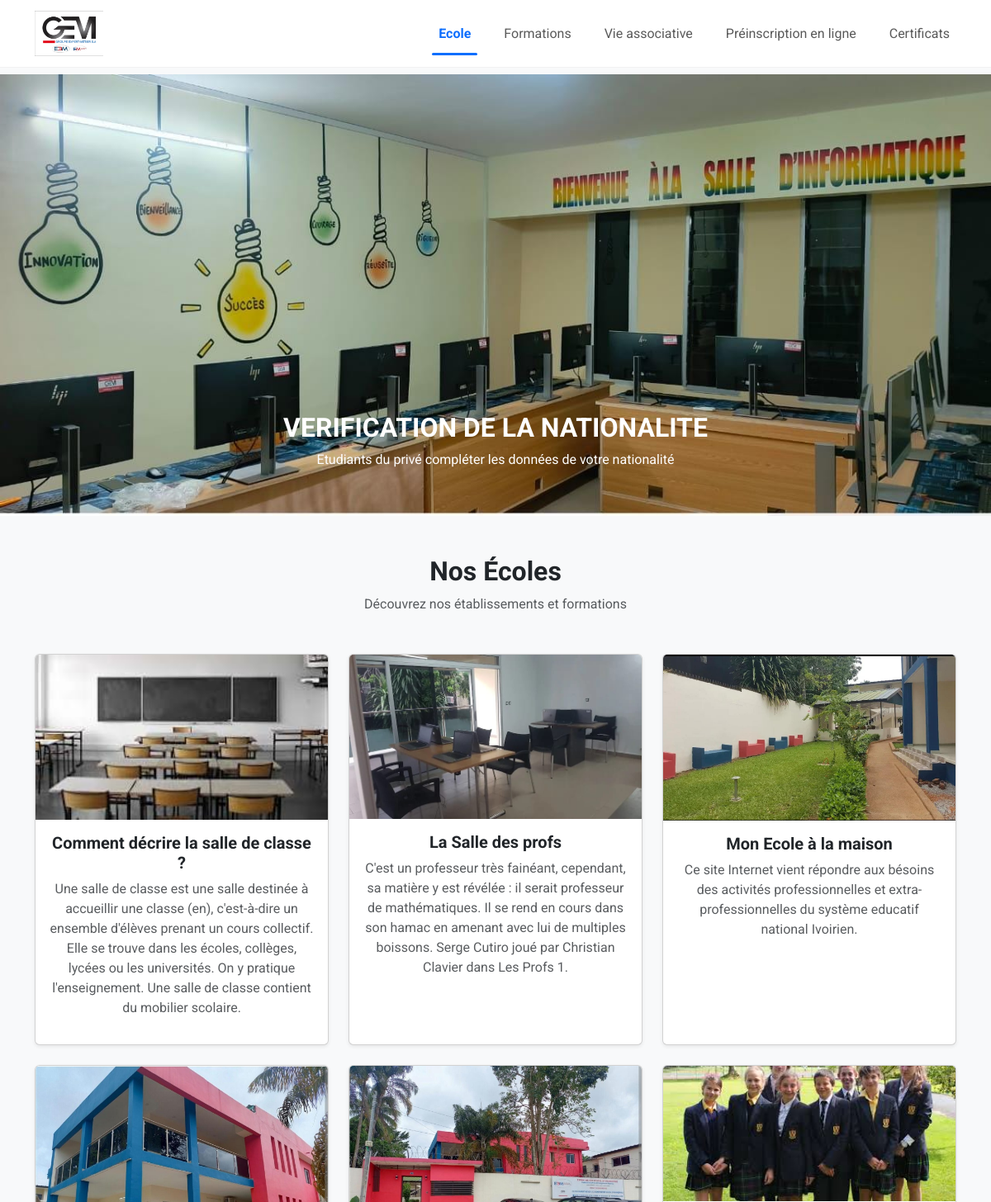
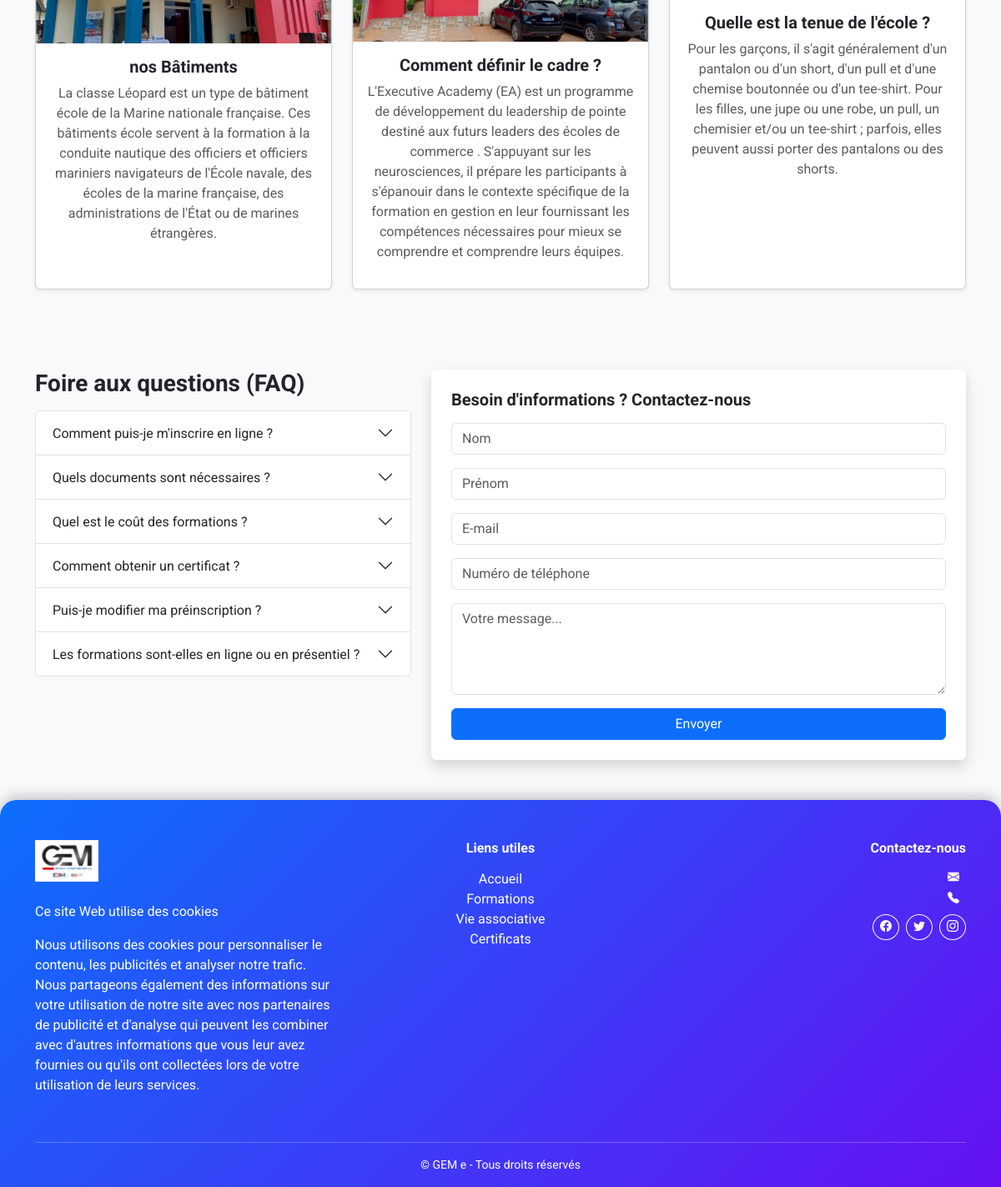
The page / on the database its author committed (2 pictures, top to bottom).
### myapp/models.py (models this page shows, shortened)
class HomePage(models.Model):
    site_name = models.CharField(max_length=255)
    logo = models.ImageField(upload_to="logos/")
    welcome_titre = models.CharField(max_length=255)
    welcome_message = RichTextField(default="Bienvenue sur notre site")
    action1_message = models.CharField(max_length=255)
    action1_lien = models.CharField(max_length=255)
    action2_message = models.CharField(max_length=255)
    action2_lien = models.CharField(max_length=255)
    contact_message = RichTextField(default="Contactez-nous")
    about_message = RichTextField(default="Bienvenue sur notre site")
    footer_message = RichTextField(default="© 2025 – Tous droits réservés")
    footer_bouton_message = models.CharField(max_length=255, default="En savoir plus")
    class Meta:
        verbose_name = "Page d'accueil"
        verbose_name_plural = "Pages d'accueil"

class HomeSlide(models.Model):
    title = models.CharField(max_length=255)
    message = models.TextField()
    image = models.ImageField(upload_to="slides/", blank=True, null=True)
    action_text = models.CharField(max_length=100, blank=True, null=True)
    action_link = models.URLField(blank=True, null=True)

class Ecole(models.Model):
    nom = models.CharField(max_length=200)
    description = models.TextField()
    image = models.ImageField(upload_to="ecole/")
    image_classes = models.ImageField(upload_to="ecole/", blank=True, null=True)
    description_classes = models.TextField(blank=True, null=True)
    image_cour = models.ImageField(upload_to="ecole/", blank=True, null=True)
    description_cour = models.TextField(blank=True, null=True)
    image_profs = models.ImageField(upload_to="ecole/", blank=True, null=True)
    description_profs = models.TextField(blank=True, null=True)

### myapp/views.py (the view)
# urls.py: path('', views.home, name='home'),
def home(request):
    home_data = HomePage.objects.first()
    slides = HomeSlide.objects.all()
    query = request.GET.get('q')
    products = Product.objects.filter(quantity__gt=0)
    products = Product.objects.filter(quantity__gt=0)
    if query:
        products = products.filter(
            Q(name__icontains=query) |
            Q(description__icontains=query)
        )
    ecoles = Ecole.objects.all()
    return render(request, 'home.html', {
        'home_data': home_data,
        'products': products,
        'slides': slides,
        'query': query,
         'ecoles': ecoles,  # ✅ passe la liste des écoles
    })

### myapp/templates/home.html (shortened to what this page needs)
{% extends 'base.html' %}
{% load static %}
{% block content %}
{% if slides %}
<section class="container-fluid px-0">
  <div id="homeCarousel" class="carousel slide carousel-fade" data-bs-ride="carousel">
    <div class="carousel-inner">
      {% for slide in slides %}
      <div class="carousel-item {% if forloop.first %}active{% endif %}">
        <img src="{{ slide.image.url }}" class="d-block w-100 slide-animated-img">
        <div class="carousel-caption">
          <h2 class="fw-bold">{{ slide.title }}</h2>
          <p>{{ slide.message|safe }}</p>
        </div>
      </div>
      {% endfor %}
    </div>
  </div>
</section>
{% endif %}
<section class="container py-5">
  <div class="text-center mb-5">
    <h2 class="fw-bold">Nos Écoles</h2>
    <p class="text-muted">Découvrez nos établissements et formations</p>
  </div>
  <div class="row g-4">
    {% for ecole in ecoles %}
    <div class="col-md-6 col-lg-4">
      <div class="card h-100 shadow-sm">
        <img src="{{ ecole.image.url }}" class="card-img-top">
        <div class="card-body text-center">
          <h5 class="fw-bold">{{ ecole.nom }}</h5>
          <p class="text-muted">{{ ecole.description }}</p>
        </div>
      </div>
    </div>
    {% empty %}
    <div class="alert alert-warning text-center">
      Aucune école disponible pour le moment.
    </div>
    {% endfor %}
  </div>
</section>
<section class="container py-5">
  <div class="row align-items-stretch">
    <div class="col-md-5">
      <h3 class="fw-bold mb-3">Foire aux questions (FAQ)</h3>
      <div class="accordion" id="faqAccordion">
        <div class="accordion-item">
          <h2 class="accordion-header">
            <button class="accordion-button collapsed" type="button" data-bs-toggle="collapse" data-bs-target="#faq1">
              Comment puis-je m'inscrire en ligne ?
            </button>
          </h2>
        </div>
        <div class="accordion-item">
          <h2 class="accordion-header">
            <button class="accordion-button collapsed" type="button" data-bs-toggle="collapse" data-bs-target="#faq2">
              Quels documents sont nécessaires ?
            </button>
          </h2>
        </div>
        <div class="accordion-item">
          <h2 class="accordion-header">
            <button class="accordion-button collapsed" type="button" data-bs-toggle="collapse" data-bs-target="#faq3">
              Quel est le coût des formations ?
            </button>
          </h2>
        </div>
        <div class="accordion-item">
          <h2 class="accordion-header">
            <button class="accordion-button collapsed" type="button" data-bs-toggle="collapse" data-bs-target="#faq4">
              Comment obtenir un certificat ?
            </button>
          </h2>
        </div>
        <div class="accordion-item">
          <h2 class="accordion-header">
            <button class="accordion-button collapsed" type="button" data-bs-toggle="collapse" data-bs-target="#faq5">
              Puis-je modifier ma préinscription ?
            </button>
          </h2>
        </div>
        <div class="accordion-item">
          <h2 class="accordion-header">
            <button class="accordion-button collapsed" type="button" data-bs-toggle="collapse" data-bs-target="#faq6">
              Les formations sont-elles en ligne ou en présentiel ?
            </button>
          </h2>
        </div>
      </div>
    </div>
    <div class="col-md-7">
      <div class="card shadow p-4 border-0">
        <h5 class="fw-bold mb-3">Besoin d'informations ? Contactez-nous</h5>
        <form method="POST" action="{% url 'contact' %}">
          <input type="text" class="form-control mb-3" name="nom" placeholder="Nom" required>
          <input type="text" class="form-control mb-3" name="prenom" placeholder="Prénom" required>
          <input type="email" class="form-control mb-3" name="email" placeholder="E-mail" required>
          <input type="tel" class="form-control mb-3" name="telephone" placeholder="Numéro de téléphone" required pattern="[0-9]{10}" title="Entrez un numéro à 10 chiffres">
          <textarea class="form-control mb-3" name="message" rows="4" placeholder="Votre message..." required></textarea>
          <button type="submit" class="btn btn-primary w-100">Envoyer</button>
        </form>
      </div>
    </div>
  </div>
</section>
{% endblock %}

### myapp/templates/base.html (shortened to what this page needs)
{% load static %}
<!DOCTYPE html>
<html lang="fr">
<head>
    <link href="https://cdn.jsdelivr.net/npm/bootstrap@5.3.3/dist/css/bootstrap.min.css" rel="stylesheet">
    <link rel="stylesheet" href="https://cdn.jsdelivr.net/npm/bootstrap-icons@1.11.3/font/bootstrap-icons.css">
</head>
<body>
    <nav class="navbar navbar-expand-lg fixed-top">
        <div class="container">
            <a class="navbar-brand" href="/">
                {% if home_data.logo %}
                <img src="{{ home_data.logo.url }}" height="55">
                {% else %}
                {{ home_data.site_name }}
                {% endif %}
            </a>
            <div class="collapse navbar-collapse justify-content-end" id="mainNavbar">
                <ul class="navbar-nav gap-lg-4">
                    <li class="nav-item">
                        <a class="nav-link {% if request.resolver_match.url_name == 'home' %}active fw-bold text-primary{% endif %}"
                            href="{% url 'home' %}">
                            Ecole
                        </a>
                    </li>
                    <li class="nav-item">
                        <a class="nav-link {% if request.resolver_match.url_name == 'formations' %}active fw-bold text-primary{% endif %}"
                            href="{% url 'formations' %}">
                            Formations
                        </a>
                    </li>
                    <li class="nav-item">
                        <a class="nav-link {% if request.resolver_match.url_name == 'vie_associative' %}active fw-bold text-primary{% endif %}"
                            href="{% url 'vie_associative' %}">
                            Vie associative
                        </a>
                    </li>
                    <li class="nav-item">
                        <a class="nav-link {% if request.resolver_match.url_name == 'preinscription' %}active fw-bold text-primary{% endif %}"
                            href="{% url 'preinscription' %}">
                            Préinscription en ligne
                        </a>
                    </li>
                    <li class="nav-item">
                        <a class="nav-link {% if request.resolver_match.url_name == 'certificats' %}active fw-bold text-primary{% endif %}"
                            href="{% url 'certificats' %}">
                            Certificats
                        </a>
                    </li>
                </ul>
            </div>
        </div>
    </nav>
    {% block content %}
    {% endblock %}
    <footer class="footer bg-dark text-white pt-5 pb-3">
        <div class="container">
            <div class="row">
                <div class="col-md-4 mb-4 text-center text-md-start">
                    {% if home_data.logo %}
                    <img src="{{ home_data.logo.url }}" alt="Logo" height="50" class="mb-2">
                    {% endif %}
                    <p class="small">{{ home_data.footer_message|safe }}</p>
                </div>
                <div class="col-md-4 mb-4 text-center">
                    <h6 class="fw-bold mb-3">Liens utiles</h6>
                    <ul class="list-unstyled">
                        <li><a href="{% url 'home' %}" class="text-white text-decoration-none">Accueil</a></li>
                        <li><a href="{% url 'formations' %}" class="text-white text-decoration-none">Formations</a></li>
                        <li><a href="{% url 'vie_associative' %}" class="text-white text-decoration-none">Vie
                                associative</a></li>
                        <li><a href="{% url 'certificats' %}" class="text-white text-decoration-none">Certificats</a>
                        </li>
                    </ul>
                </div>
                <div class="col-md-4 mb-4 text-center text-md-end">
                    <h6 class="fw-bold mb-3">Contactez-nous</h6>
                    <p class="small mb-1"><i class="bi bi-envelope-fill me-2"></i>{{ home_data.email }}</p>
                    <p class="small mb-2"><i class="bi bi-telephone-fill me-2"></i>{{ home_data.telephone }}</p>
                    <div class="d-flex justify-content-center justify-content-md-end gap-2">
                        <a href="#" class="btn btn-outline-light btn-sm rounded-circle"><i
                                class="bi bi-facebook"></i></a>
                        <a href="#" class="btn btn-outline-light btn-sm rounded-circle"><i
                                class="bi bi-twitter"></i></a>
                        <a href="#" class="btn btn-outline-light btn-sm rounded-circle"><i
                                class="bi bi-instagram"></i></a>
                    </div>
                </div>
            </div>
            <hr class="border-light">
            <div class="text-center small">
                &copy; {{ home_data.site_name }} - Tous droits réservés
            </div>
        </div>
    </footer>
</body>
</html>

### myapp/templates/base.html (style rules this page uses)
body { background-color: #f8f9fa; font-family: 'Roboto', sans-serif; scroll-behavior: smooth; padding-top: 90px; }
.navbar { background: rgba(255, 255, 255, 0.92); backdrop-filter: blur(12px); border-bottom: 1px solid rgba(0, 0, 0, 0.05); transition: all 0.3s ease; }
.nav-link { position: relative; transition: 0.3s; }
.nav-link.active { color: #0d6efd !important; }
.nav-link.active::after { content: ""; position: absolute; left: 0; bottom: -6px; width: 100%; height: 3px; background: #0d6efd; border-radius: 3px; }
.carousel-item { overflow: hidden; }
.slide-animated-img { animation: zoomEffect 15s ease-in-out infinite; }
.footer { background: linear-gradient(135deg, #0d6efd 0%, #6610f2 100%); color: white; border-top-left-radius: 20px; border-top-right-radius: 20px; box-shadow: 0 -5px 15px rgba(0, 0, 0, 0.2); }

### rows shown on the page
HomePage: logo (picture), footer_message "Ce site Web utilise des cookies Nous utilisons des cookies pour personnaliser le contenu, les publicités et analyser notre trafic. Nous partageons également des informations sur votre utilisation de notre site avec nos partenaires de publicité et d'analyse qui peuvent les combiner avec d'autres informations que vous leur avez fournies ou qu'ils ont collectées lors de votre utilisation de leurs services.", site_name "GEM e"
HomeSlide: image (picture), title "VERIFICATION DE LA NATIONALITE", message "Etudiants du privé compléter les données de votre nationalité"
Ecole: image (picture), nom "Comment décrire la salle de classe ?", description "Une salle de classe est une salle destinée à accueillir une classe (en), c'est-à-dire un ensemble d'élèves prenant un cours collectif. Elle se trouve dans les écoles, collèges, lycées ou les universités. On y pratique l'enseignement. Une salle de classe contient du mobilier scolaire."
Ecole: image (picture), nom "La Salle des profs", description "C'est un professeur très fainéant, cependant, sa matière y est révélée : il serait professeur de mathématiques. Il se rend en cours dans son hamac en amenant avec lui de multiples boissons. Serge Cutiro joué par Christian Clavier dans Les Profs 1."
Ecole: image (picture), nom "Mon Ecole à la maison", description "Ce site Internet vient répondre aux bésoins des activités professionnelles et extra-professionnelles du système educatif national Ivoirien."
Ecole: image (picture), nom "nos Bâtiments", description "La classe Léopard est un type de bâtiment école de la Marine nationale française. Ces bâtiments école servent à la formation à la conduite nautique des officiers et officiers mariniers navigateurs de l'École navale, des écoles de la marine française, des administrations de l'État ou de marines étrangères."
Ecole: image (picture), nom "Comment définir le cadre ?", description "L'Executive Academy (EA) est un programme de développement du leadership de pointe destiné aux futurs leaders des écoles de commerce . S'appuyant sur les neurosciences, il prépare les participants à s'épanouir dans le contexte spécifique de la formation en gestion en leur fournissant les compétences nécessaires pour mieux se comprendre et comprendre leurs équipes."
Ecole: image (picture), nom "Quelle est la tenue de l'école ?", description "Pour les garçons, il s'agit généralement d'un pantalon ou d'un short, d'un pull et d'une chemise boutonnée ou d'un tee-shirt. Pour les filles, une jupe ou une robe, un pull, un chemisier et/ou un tee-shirt ; parfois, elles peuvent aussi porter des pantalons ou des shorts."
